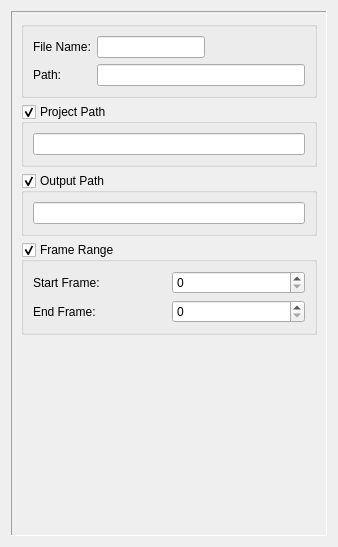
<?xml version="1.0" encoding="UTF-8"?>
<ui version="4.0">
 <class>Form</class>
 <widget class="QWidget" name="Form">
  <property name="geometry">
   <rect>
    <x>0</x>
    <y>0</y>
    <width>338</width>
    <height>547</height>
   </rect>
  </property>
  <property name="windowTitle">
   <string>Form</string>
  </property>
  <layout class="QGridLayout" name="gridLayout">
   <item row="0" column="0">
    <widget class="QFrame" name="frame">
     <property name="frameShape">
      <enum>QFrame::Panel</enum>
     </property>
     <property name="frameShadow">
      <enum>QFrame::Sunken</enum>
     </property>
     <layout class="QGridLayout" name="gridLayout_2">
      <item row="0" column="0">
       <widget class="QGroupBox" name="groupBox_3">
        <property name="title">
         <string/>
        </property>
        <layout class="QGridLayout" name="gridLayout_4">
         <item row="0" column="0">
          <widget class="QLabel" name="label_5">
           <property name="text">
            <string>File Name:</string>
           </property>
          </widget>
         </item>
         <item row="0" column="1">
          <widget class="QLineEdit" name="lineEdit_5"/>
         </item>
         <item row="0" column="2">
          <spacer name="horizontalSpacer_3">
           <property name="orientation">
            <enum>Qt::Horizontal</enum>
           </property>
           <property name="sizeHint" stdset="0">
            <size>
             <width>40</width>
             <height>20</height>
            </size>
           </property>
          </spacer>
         </item>
         <item row="1" column="0">
          <widget class="QLabel" name="label_6">
           <property name="text">
            <string>Path:</string>
           </property>
          </widget>
         </item>
         <item row="1" column="1" colspan="2">
          <widget class="QLineEdit" name="lineEdit_6"/>
         </item>
        </layout>
       </widget>
      </item>
      <item row="1" column="0">
       <widget class="QGroupBox" name="groupBox_2">
        <property name="title">
         <string>Project Path</string>
        </property>
        <property name="checkable">
         <bool>true</bool>
        </property>
        <layout class="QGridLayout" name="gridLayout_3">
         <item row="0" column="0" colspan="2">
          <widget class="QLineEdit" name="lineEdit_4"/>
         </item>
        </layout>
       </widget>
      </item>
      <item row="2" column="0">
       <widget class="QGroupBox" name="groupBox_4">
        <property name="title">
         <string>Output Path</string>
        </property>
        <property name="checkable">
         <bool>true</bool>
        </property>
        <layout class="QGridLayout" name="gridLayout_5">
         <item row="0" column="0" colspan="2">
          <widget class="QLineEdit" name="lineEdit_7"/>
         </item>
        </layout>
       </widget>
      </item>
      <item row="3" column="0">
       <widget class="QGroupBox" name="groupBox_5">
        <property name="title">
         <string>Frame Range</string>
        </property>
        <property name="checkable">
         <bool>true</bool>
        </property>
        <layout class="QGridLayout" name="gridLayout_6">
         <item row="0" column="0">
          <widget class="QLabel" name="label_7">
           <property name="text">
            <string>Start Frame:</string>
           </property>
          </widget>
         </item>
         <item row="1" column="0">
          <widget class="QLabel" name="label_8">
           <property name="text">
            <string>End Frame:</string>
           </property>
          </widget>
         </item>
         <item row="0" column="1">
          <widget class="QSpinBox" name="spinBox"/>
         </item>
         <item row="1" column="1">
          <widget class="QSpinBox" name="spinBox_2"/>
         </item>
        </layout>
       </widget>
      </item>
      <item row="4" column="0">
       <spacer name="verticalSpacer">
        <property name="orientation">
         <enum>Qt::Vertical</enum>
        </property>
        <property name="sizeHint" stdset="0">
         <size>
          <width>20</width>
          <height>40</height>
         </size>
        </property>
       </spacer>
      </item>
     </layout>
    </widget>
   </item>
  </layout>
 </widget>
 <resources/>
 <connections/>
</ui>
